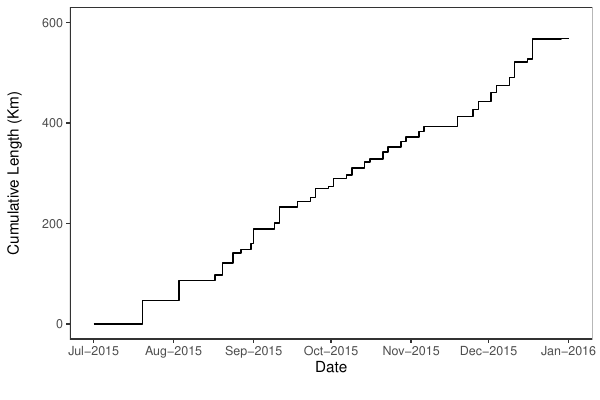

Reproduce this figure in R.
# clear memory
rm(list=ls())
gc()

#required packages
library(ggplot2)
library(Cairo)
library(ggmap)
library(rgdal)
library(ggsn)
library(scales)


# inputs 
  # roads
  roads.dsn <- "data/roads/speed_change_roads"
  roads.path <- "speed_change_roads"
  

# output
OD.p <- "appendix/figures/A3_length_treated_segments/length_treated_segments.pdf"


# Main ----------------------------------------------------------------------------------------


# Roads
  # read shapes
  RD <- readOGR(roads.dsn, roads.path)

  # remove duplicated roads
  RD <- RD[!(RD@data$Direction %in% c("North", "West")),]
  
  # convert projection to meters
  RD <- spTransform(RD, CRS=CRS(paste0("+proj=merc +lon_0=0 ",
                                       "+lat_ts=6.644567463596037 ",
                                       "+x_0=0 +y_0=0 +ellps=GRS80 ",
                                       "+units=m +no_defs")))
  # calculate lengths
  RD@data$length <- SpatialLinesLengths(RD)
  
  # Total Length
  TOT.L <- sum(RD@data$length)
  
  # convert to data.frame
  RDF <- RD@data
  
  # calculate cumulative treated length
  RDF$ctl <- 0
  
  # fix change date
  RDF$ChangeDate <- as.Date(gsub("/", "-", as.character(RDF$ChangeDate)))
  
  for(i in 1:nrow(RDF)){
   # i <- 1
    RDF$ctl[i] <- sum(RDF$length[RDF$ChangeDate <= RDF$ChangeDate[i]])
  }
  
  RDFP <- RDF[!duplicated(RDF$ChangeDate),c("ChangeDate", "ctl")]
  RDFP0 <- as.data.frame(matrix(nrow = 2, ncol = 0))
  RDFP0$ChangeDate <- c(as.Date("2015-07-01"), as.Date("2016-01-01"))
  RDFP0$ctl <- c(0, max(RDFP$ctl))
  
  RDFP1 <- rbind(RDFP, RDFP0)
  
  RDFP1$ctl <- RDFP1$ctl/1000
  
  ggplot(RDFP1) +
   geom_step(aes(x=ChangeDate, y = ctl)) +
   theme_bw() +
   scale_x_date(limits = c(as.Date("2015-07-01"), as.Date("2016-01-01")),
                breaks = date_breaks("1 month"),
                labels = date_format("%b-%Y")) +
   scale_y_continuous(breaks = seq(0, 600, 200), limits = c(0,600), label = comma) +
   theme(panel.grid = element_blank() ) +
   labs(y = "Cumulative Length (Km)\n",
        x = "Date\n")
  ggsave(OD.p, w = 6, h = 4)
  
  
  
